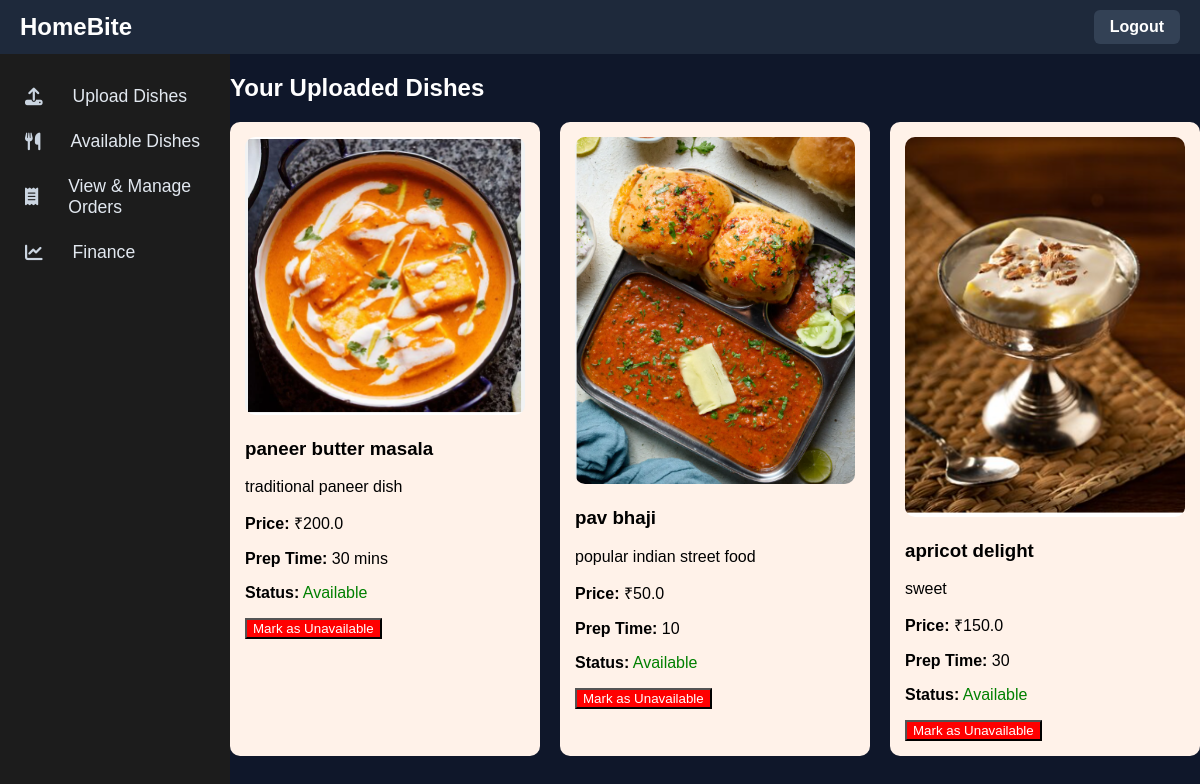
/chef/dishes (signed in), run on an earlier commit of the app's database.
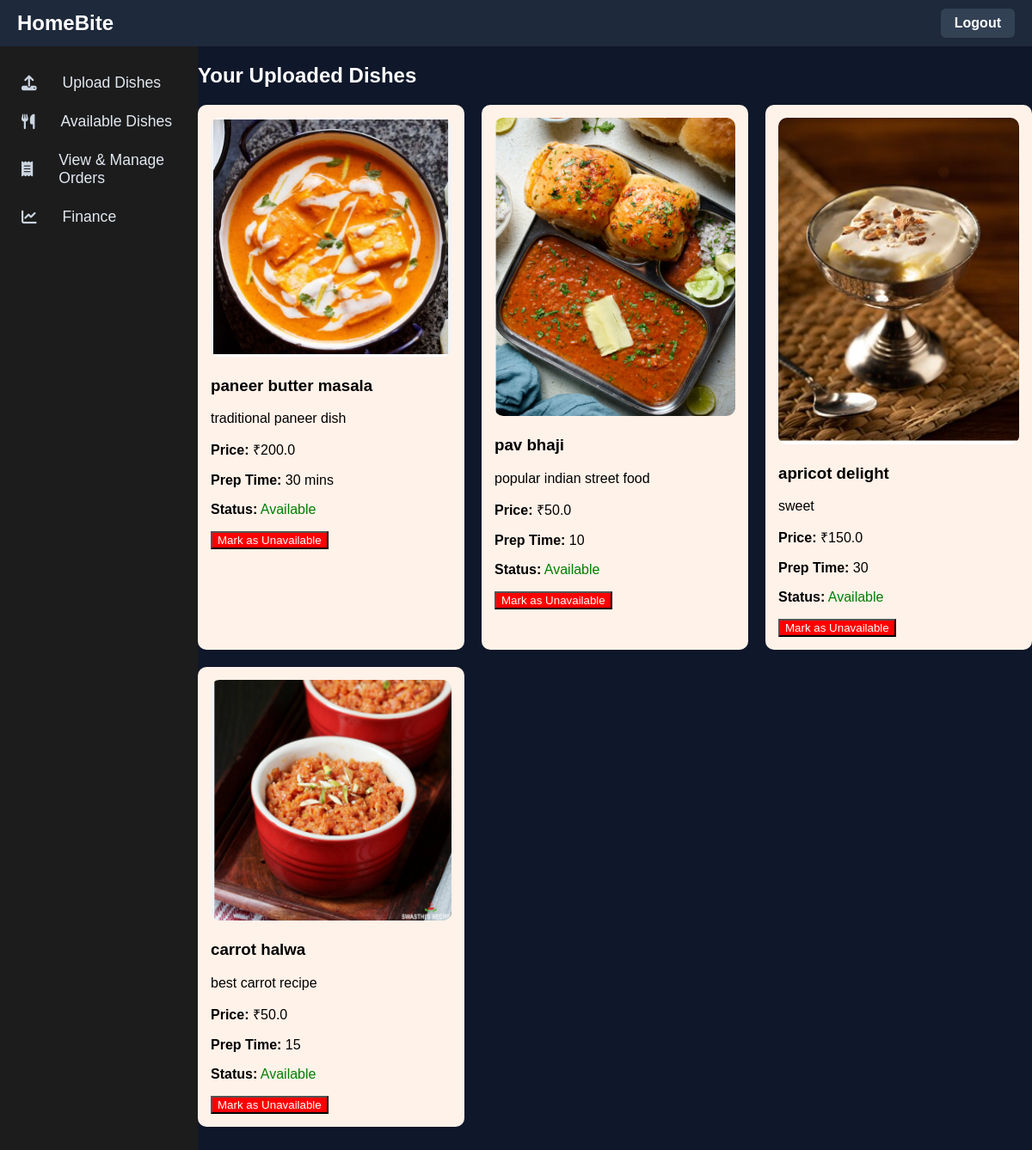
And on a later commit of the database.
### tables this page shows
CREATE TABLE dishes (
    id INTEGER PRIMARY KEY AUTOINCREMENT,
    chef_id INTEGER,
    name TEXT NOT NULL,
    description TEXT,
    price REAL,
    prep_time TEXT,
    image_filename TEXT
, available INTEGER DEFAULT 1);

### app.py (the view)
@app.route('/chef/dishes')
def view_orders():
    if 'chef_id' not in session:
        return redirect('/chef/login')
    conn = sqlite3.connect('database.db')
    conn.row_factory = sqlite3.Row
    cursor = conn.cursor()
    cursor.execute('SELECT * FROM dishes WHERE chef_id = ?', (session['chef_id'],))
    dishes = cursor.fetchall()
    conn.close()
    return render_template('view_dishes.html', dishes=dishes)

### templates/view_dishes.html
{% extends 'chef_template.html' %}
{% block content %}
<h2>Your Uploaded Dishes</h2>
<div style="display: grid; grid-template-columns: repeat(auto-fill, minmax(250px, 1fr)); gap: 20px;">
    {% for dish in dishes %}
    <div style="background: #fff2e9; border-radius: 10px; padding: 15px; color: black;">
<img src="{{ url_for('uploaded_file', filename=dish['image_filename']) }}"
 alt="Dish Image" style="width: 100%; border-radius: 10px;">
<h3>{{ dish['name'] }}</h3>
        <p>{{ dish['description'] }}</p>
        <p><strong>Price:</strong> ₹{{ dish['price'] }}</p>
        <p><strong>Prep Time:</strong> {{ dish['prep_time'] }}</p>
        {% if dish['available'] == 1 %}
            <p><strong>Status:</strong> <span style="color: green;">Available</span></p>
        {% else %}
            <p><strong>Status:</strong> <span style="color: red;">Unavailable</span></p>
        {% endif %}
        {% if dish['available'] == 1 %}
            <form action="{{ url_for('mark_unavailable', dish_id=dish['id']) }}" method="POST">
                <button type="submit" style="background-color: red; color: white;">Mark as Unavailable</button>
            </form>
        {% else %}
            <form action="{{ url_for('mark_available', dish_id=dish['id']) }}" method="POST">
                <button type="submit" style="background-color: green; color: white;">Mark as Available</button>
            </form>
        {% endif %}
    </div>
    {% endfor %}
</div>
{% endblock %}

### templates/chef_template.html (shortened to what this page needs)
<!DOCTYPE html>
<html lang="en">
<head>
    <link rel="stylesheet" href="{{ url_for('static', filename='signup.css') }}">
    <link rel="stylesheet" href="https://cdnjs.cloudflare.com/ajax/libs/font-awesome/6.5.0/css/all.min.css">
    <link rel="stylesheet" href="https://cdnjs.cloudflare.com/ajax/libs/font-awesome/6.5.0/css/all.min.css">
</head>
<body>
    <div class="topbar">
        <div class="brand">HomeBite</div>
        <a class="logout-button" href="/logout">Logout</a>
    </div>
    <div class="layout">
        <div class="sidebar">
    <ul>
        <li onclick="location.href='/chef/upload'">
            <i class="fas fa-upload"></i> Upload Dishes
        </li>
        <li onclick="location.href='/chef/dishes'">
            <i class="fas fa-utensils"></i> Available Dishes
        </li>
        <li onclick="location.href='/chef/manage-orders'">
            <i class="fas fa-receipt"></i> View & Manage Orders
        </li>
        <li onclick="location.href='/chef/finance'">
            <i class="fas fa-chart-line"></i> Finance
        </li>
    </ul>
</div>
        <div class="content">
            {% block content %}
            {% endblock %}
        </div>
    </div>
</body>
</html>

### static/signup.css (style rules this page uses)
.content { flex: 1; padding: 0; overflow-y: auto; height: 100%; }

### templates/chef_template.html (style rules this page uses)
body { margin: 0; font-family: 'Poppins', sans-serif; background-color: #0f172a; color: #fff; }
.topbar { display: flex; justify-content: space-between; align-items: center; background-color: #1e293b; color: white; padding: 10px 20px; }
.topbar .brand { font-size: 1.5em; font-weight: bold; }
.topbar .logout-button { background-color: #334155; color: white; border: none; padding: 8px 16px; border-radius: 6px; font-weight: bold; cursor: pointer; text-decoration: none; }
.layout { display: flex; height: calc(100vh - 50px); }
.sidebar { width: 230px; background-color: #1c1c1c; padding-top: 20px; height: 100%; }
.sidebar ul { list-style: none; margin: 0; padding: 0; }
.sidebar li { display: flex; align-items: center; gap: 30px; padding: 12px 25px; font-size: 1.1rem; color: #e2e8f0; cursor: pointer; transition: background 0.3s ease; }
.sidebar i { font-size: 1.1rem; color: #cbd5e1; }
.content { flex: 1; padding: 0; overflow-y: auto; height: 100%; }

What changed in the data, as far as the page shows it:
added dishes: image_filename (picture), name "carrot halwa", description "best carrot recipe", price "50.0", prep_time "15", shows "Status:", available "Available"
